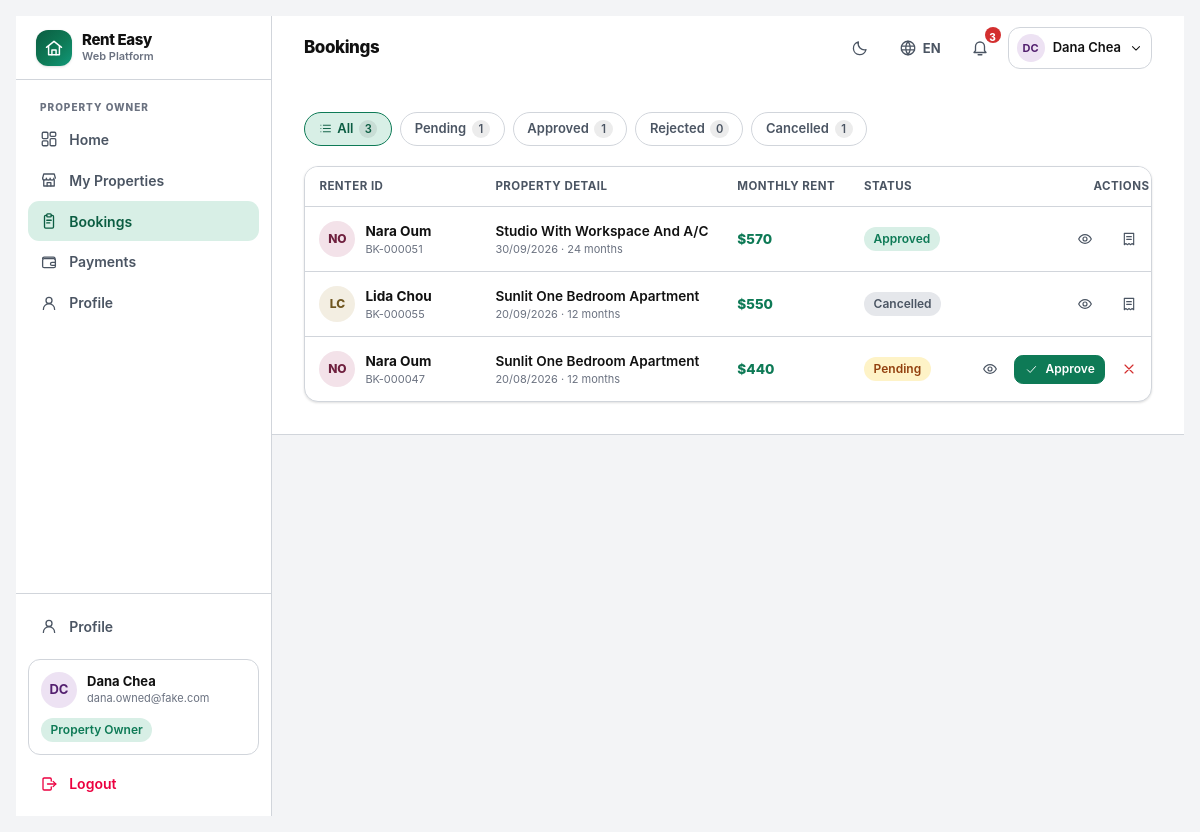
Page /owner/bookings/ (signed in) on the committed database.
### accounts/models.py (models this page shows, shortened)
class User(AbstractBaseUser, PermissionsMixin):
    email = models.EmailField(unique=True, max_length=254)
    username = models.CharField(max_length=30, unique=True, validators=[USERNAME_VALIDATOR])
    full_name = models.CharField(max_length=120, blank=True)
    role = models.CharField(max_length=16, choices=Role.choices, default=Role.RENTER, db_index=True)
    is_active = models.BooleanField(default=True)
    is_staff = models.BooleanField(default=False)
    date_joined = models.DateTimeField(default=timezone.now)
    last_login_at = models.DateTimeField(null=True, blank=True)
    objects = UserManager()
    USERNAME_FIELD = "email"
    REQUIRED_FIELDS = ["username"]
    class Meta:
        ordering = ["full_name", "email"]
        indexes = [models.Index(fields=["role", "is_active"])]
    @property
    def display_name(self) -> str:
        return self.full_name.strip() or self.username or self.email
    @property
    def is_renter(self) -> bool:
        return self.role == Role.RENTER
    @property
    def is_owner(self) -> bool:
        return self.role == Role.OWNER
    @property
    def avatar_hue(self) -> int:
        digest = sum(ord(c) for c in self.email)
        return (digest * 37) % 360

### bookings/models.py (models this page shows, shortened)
class Booking(models.Model):
    property = models.ForeignKey("listings.Property", on_delete=models.CASCADE, related_name="bookings")
    renter = models.ForeignKey(settings.AUTH_USER_MODEL, on_delete=models.CASCADE, related_name="renters_bookings")
    owner = models.ForeignKey(settings.AUTH_USER_MODEL, on_delete=models.CASCADE, related_name="owners_bookings")
    status = models.CharField(max_length=16, choices=BookingStatus.choices, default=BookingStatus.PENDING, db_index=True)
    monthly_rent = models.DecimalField(max_digits=10, decimal_places=2)
    move_in_date = models.DateField(null=True, blank=True)
    lease_months = models.PositiveSmallIntegerField(default=12)
    note = models.TextField(blank=True)
    payment = models.ForeignKey(
        "payments.Payment",
        on_delete=models.SET_NULL,
        null=True,
        blank=True,
        related_name="bookings",
    )
    created_at = models.DateTimeField(default=timezone.now)
    approved_at = models.DateTimeField(null=True, blank=True)
    rejected_at = models.DateTimeField(null=True, blank=True)
    cancelled_at = models.DateTimeField(null=True, blank=True)
    class Meta:
        ordering = ["-created_at"]
        indexes = [
            models.Index(fields=["renter", "-created_at"]),
            models.Index(fields=["owner", "-created_at"]),
            models.Index(fields=["status", "-created_at"]),
        ]
    @builtins.property
    def reference(self) -> str:
        return f"BK-{self.pk:06d}" if self.pk else "BK-—"
    @builtins.property
    def property_title(self) -> str:
        return self.property.title if self.property_id else "—"
    @builtins.property
    def is_paid(self) -> bool:
        return bool(self.payment_id)
    def can_transition_to(self, new_status: str) -> bool:
        return new_status in VALID_TRANSITIONS.get(self.status, ())
    def can_approve(self) -> bool:
        return self.can_transition_to(BookingStatus.APPROVED)

### listings/models.py (models this page shows, shortened)
class Property(models.Model):
    title = models.CharField(max_length=160)
    location = models.CharField(max_length=160, db_index=True)
    price_per_month = models.DecimalField(
        max_digits=10, decimal_places=2, validators=[MinValueValidator(0)], db_index=True
    )
    bedrooms = models.PositiveSmallIntegerField(default=1)
    bathrooms = models.PositiveSmallIntegerField(default=1)
    description = models.TextField(blank=True)
    owner = models.ForeignKey(settings.AUTH_USER_MODEL, on_delete=models.CASCADE, related_name="properties")
    created_at = models.DateTimeField(default=timezone.now)
    updated_at = models.DateTimeField(auto_now=True)
    objects = PropertyQuerySet.as_manager()
    class Meta:
        ordering = ["-created_at"]
        indexes = [
            models.Index(fields=["owner", "-created_at"]),
            models.Index(fields=["location", "price_per_month"]),
        ]

### bookings/views.py (the view)
# urls.py: path("owner/bookings/", views.owner_list, name="owner_list"),
@require_GET
@login_required
@role_guard("is_owner")
def owner_list(request):
    flt = BookingFilter(request)
    queryset = apply_status_filter(booking_owner_queryset(request.user), flt.status)
    bookings = list(queryset)
    counts = _status_counts(booking_owner_queryset(request.user))
    return render(
        request,
        "bookings/owner_list.html",
        {
            "bookings": bookings,
            "flt": flt,
            "counts": counts,
            "focus": flt.focus,
            "filter_keys": list(BOOKING_STATUS_FILTERS[1:]),
        },
    )

### bookings/helpers.py (called while the page is built)
def apply_status_filter(queryset, raw: str):
    value = (raw or "all").strip()
    if value in BOOKING_STATUS_FILTERS and value != "all":
        return queryset.filter(status=value)
    return queryset

def booking_owner_queryset(user):
    return (
        Booking.objects.filter(owner=user)
        .select_related("property", "renter", "owner", "payment")
        .order_by("-created_at")
    )

### bookings/views.py (called while the page is built)
def _status_counts(base_queryset) -> dict:
    rows = (
        base_queryset.values("status")
        .annotate(n=Count("id"))
    )
    counts = {row["status"]: row["n"] for row in rows}
    counts["all"] = sum(counts.values())
    return counts

### core/context_processors.py (called while the page is built)
def site(request):
    return {
        "SITE_NAME": "Rent Easy",
        "SUPPORTED_LANGUAGES": [
            {"code": code, "label": meta["label"], "native_label": meta["native_label"], "flag": meta["flag"]}
            for code, meta in i18n.LANGUAGES.items()
        ],
        "DEFAULT_LANGUAGE": i18n.DEFAULT_LANGUAGE,
        "DEBUG": settings.DEBUG,
    }

def i18n_context(request):
    language = getattr(request, "LANGUAGE_CODE_UI", i18n.DEFAULT_LANGUAGE)
    return {
        "LANG": language,
        "IS_KHMER": language == "km",
        "T": getattr(request, "translator", None) or i18n.Translator(language),
        "THEME": getattr(request, "theme", "light"),
        "IS_DARK": getattr(request, "theme", "light") == "dark",
    }

### core/i18n.py (called while the page is built)
    def __call__(self, key: str, /, **kwargs) -> str:
        pair = CATALOG.get(key)
        if pair is None:
            return key
        value = pair[1] if self.is_khmer else pair[0]
        if kwargs:
            try:
                return value.format(**kwargs)
            except (KeyError, IndexError, ValueError):
                return value
        return value

    def booking_status(self, raw: str) -> str:
        return {
            "Pending": self("status_pending"),
            "Approved": self("status_approved"),
            "Rejected": self("status_rejected"),
            "Cancelled": self("status_cancelled"),
        }.get(raw, raw)

    def role_label(self, role: str | None) -> str:
        if not role:
            return self("unknown")
        return self(ROLE_KEYS.get(role, "unknown"))

### core/templatetags/ui.py (called while the page is built)
@register.simple_tag(name="icon")
def icon_tag(name: str, size: int = 20, css_class: str = "", stroke_width=None) -> str:
    return mark_safe(icon_lib.render_icon(name, size=size, class_name=css_class, stroke_width=stroke_width))

### templates/bookings/owner_list.html (shortened to what this page needs)
{% extends "base.html" %}
{% load ui humanize %}
{% block page_title %}{% t 'bookings' %}{% endblock %}
{% block content %}
<div class="space-y-5">
  <div class="flex flex-wrap items-center gap-2">
    <a href="{% url 'bookings:owner_list' %}" class="chip {% if flt.status == 'all' %}is-active{% endif %}">
      {% icon "list" 13 %} {% t 'all' %} <span class="chip-count">{{ counts.all|default:0 }}</span>
    </a>
    {% for key in filter_keys %}
      <a href="?status={{ key|urlencode }}" class="chip {% if flt.status == key %}is-active{% endif %}">
        {% status_label key as pill %}
        {{ pill.label }} <span class="chip-count">{{ counts|get_item:key|default:0 }}</span>
      </a>
    {% endfor %}
  </div>
  {% if bookings %}
    <div class="table-wrap app-card overflow-hidden">
      <table class="data-table">
        <thead>
          <tr>
            <th class="text-start">{% t 'renter_id' %}</th>
            <th class="text-start">{% t 'property_detail' %}</th>
            <th class="text-start">{% t 'monthly_rent' %}</th>
            <th class="text-start">{% t 'status' %}</th>
            <th class="text-end w-px">{% t 'actions' %}</th>
          </tr>
        </thead>
        <tbody>
          {% for booking in bookings %}
            <tr {% if booking.pk == focus %}data-focus-id class="is-selected"{% endif %}>
              <td class="min-w-[11rem]">
                <div class="flex items-center gap-2.5">
                  <span class="grid h-9 w-9 shrink-0 place-items-center rounded-full text-[12px] font-extrabold"
                        style="background-color: hsl({{ booking.renter.avatar_hue }} 42% 92%); color: hsl({{ booking.renter.avatar_hue }} 55% 28%);">
                    {{ booking.renter.display_name|initials }}
                  </span>
                  <span class="min-w-0">
                    <a href="{% url 'bookings:owner_detail' booking.pk %}" class="block truncate font-bold hover:text-primary">{{ booking.renter.display_name }}</a>
                    <span class="block text-[11px] text-ink-3">{{ booking.reference }}</span>
                  </span>
                </div>
              </td>
              <td class="min-w-[11rem]">
                <span class="block truncate font-semibold">{{ booking.property_title }}</span>
                <span class="block truncate text-[11px] text-ink-3">{{ booking.created_at|short_date }} · {{ booking.lease_months }} {% t 'months' %}</span>
              </td>
              <td class="whitespace-nowrap font-extrabold text-primary">{{ booking.monthly_rent|usd }}</td>
              <td>{% booking_status booking as st %}<span class="pill {{ st.css }}">{{ st.label }}</span></td>
              <td class="w-px">
                <div class="flex items-center justify-end gap-1">
                  <a href="{% url 'bookings:owner_detail' booking.pk %}" class="btn btn-ghost btn-icon" title="{% t 'details' %}">{% icon "eye" 16 %}</a>
                  {% if booking.can_approve %}
                    <form method="post" action="{% url 'bookings:owner_approve' booking.pk %}" class="contents">
                      <button type="submit" class="btn btn-primary btn-xs">{% icon "check" 13 %} {% t 'approve' %}</button>
                    </form>
                    <form method="post" action="{% url 'bookings:owner_reject' booking.pk %}"
                          data-confirm
                          data-confirm-title="{% t 'confirm_reject_title' %}"
                          data-confirm-body="{{ booking.renter.display_name }} · {{ booking.property_title }}"
                          data-confirm-label="{% t 'reject' %}"
                          data-confirm-tone="danger"
                          data-next="{{ request.get_full_path }}">
                      <button type="submit" class="btn btn-ghost btn-icon text-danger" title="{% t 'reject' %}">{% icon "x" 16 %}</button>
                    </form>
                  {% endif %}
                  {% if booking.is_paid %}
                    <a href="{% url 'payments:owner_detail' booking.payment_id %}" class="btn btn-ghost btn-icon" title="{% t 'payment_details' %}">{% icon "receipt" 16 %}</a>
                  {% endif %}
                </div>
              </td>
            </tr>
          {% endfor %}
        </tbody>
      </table>
    </div>
  {% else %}
    {% url 'bookings:owner_list' as reset_url %}
  {% endif %}
</div>
{% endblock %}

### templates/base.html (shortened to what this page needs)
{% load static ui i18n %}<!doctype html>
<html lang="{{ LANG }}" class="{% if IS_DARK %}dark{% endif %}">
<head>
<link rel="stylesheet" href="{% static 'css/app.css' %}">
</head>
<body class="min-h-screen bg-canvas text-ink font-sans antialiased">
<div class="flex min-h-screen">
  {% if user.is_authenticated %}
  <aside class="hidden lg:flex lg:w-64 xl:w-72 shrink-0 flex-col border-r border-hairline bg-surface">
    <div class="flex h-16 items-center gap-2.5 border-b border-hairline px-5">
      <span class="grid h-9 w-9 place-items-center rounded-xl hero-gradient text-white shadow-sm">{% icon "logo" 20 %}</span>
      <span class="flex flex-col leading-tight">
        <span class="text-[15px] font-extrabold tracking-tight">{{ SITE_NAME }}</span>
        <span class="text-[11px] font-semibold text-ink-3">{% t 'platform_tag' %}</span>
      </span>
    </div>
    {% include "partials/_nav_sidebar.html" %}
  </aside>
  {% endif %}
  <div class="flex min-w-0 flex-1 flex-col">
    {% if user.is_authenticated %}
<header class="sticky top-0 z-40 border-b border-hairline bg-surface/95 backdrop-blur">
  <div class="flex h-16 items-center gap-3 px-4 sm:px-6 lg:px-8">
    <div class="min-w-0">
      <h1 class="truncate text-[17px] font-extrabold tracking-tight">{% block page_title %}{% t 'home' %}{% endblock %}</h1>
    </div>
    <div class="ms-auto flex items-center gap-1.5 sm:gap-2">
      {% include "partials/_preferences_inline.html" %}
      {% include "partials/_notifications.html" %}
      <div class="relative" data-dropdown>
        <button type="button" data-dropdown-toggle
                class="flex items-center gap-2 rounded-xl border border-hairline px-2 py-1.5 hover:border-primary transition-colors"
                aria-haspopup="true" aria-expanded="false">
          <span class="grid h-7 w-7 place-items-center rounded-full text-[11px] font-bold"
                style="background-color: hsl({{ user.avatar_hue }} 42% 92%); color: hsl({{ user.avatar_hue }} 55% 28%);">
            {{ user.display_name|initials }}
          </span>
          <span class="hidden text-[13px] font-semibold sm:block">{{ user.display_name }}</span>
          {% icon "chevron-down" 14 %}
        </button>
            <span class="pill pill-approved mt-2">{% role_label user.role as rl %}{{ rl.label }}</span>
      </div>
    </div>
  </div>
    {% endif %}
    <main id="main" class="flex-1">
      {% block content_wrapper %}
        <div class="mx-auto w-full max-w-7xl px-4 py-6 sm:px-6 lg:px-8 lg:py-8">
          {% block content %}{% endblock %}
        </div>
      {% endblock %}
    </main>
  </div>
</div>
</body>
</html>

### templates/partials/_nav_sidebar.html (shortened to what this page needs)
{% load ui %}
<nav class="flex-1 overflow-y-auto px-3 py-4">
  {% if user.is_renter %}
    {% include "partials/_nav_group_renter.html" %}
  {% elif user.is_owner %}
    {% include "partials/_nav_group_owner.html" %}
  {% elif user.is_superadmin_role %}
    {% include "partials/_nav_group_console.html" %}
  {% endif %}
</nav>
<div class="border-t border-hairline p-3">
  <a href="{% url 'profile' %}" class="nav-item {% nav_active 'profile' 'role_select' %}">
    {% icon "user" 18 %}
    <span class="flex-1 truncate">{% t 'profile' %}</span>
  </a>
  <div class="mt-3 rounded-xl border border-hairline bg-surface-2 p-3">
    <div class="flex items-center gap-2.5">
      <span class="grid h-9 w-9 shrink-0 place-items-center rounded-full text-[13px] font-bold"
            style="background-color: hsl({{ user.avatar_hue }} 42% 92%); color: hsl({{ user.avatar_hue }} 55% 28%);">
        {{ user.display_name|initials }}
      </span>
      <span class="min-w-0 flex-1">
        <span class="block truncate text-[13px] font-bold leading-tight">{{ user.display_name }}</span>
        <span class="block truncate text-[11px] text-ink-3">{{ user.email }}</span>
      </span>
    </div>
    <span class="pill pill-approved mt-2.5">{% role_label user.role as rl %}{{ rl.label }}</span>
  </div>
  <form method="post" action="{% url 'logout' %}" class="mt-2">
    <button type="submit" class="nav-item w-full text-rose-600 hover:bg-rose-50 hover:text-rose-700 dark:text-rose-400 dark:hover:bg-rose-950/40">
      {% icon "logout" 18 %}
      <span>{% t 'logout' %}</span>
    </button>
  </form>
</div>

### static/css/app.css (style rules this page uses)
:root { --canvas:#f3f4f6;--surface:#fff;--surface-2:#fff;--ink:#111;--ink-2:#4b5563;--ink-3:#6b7280;--hairline:#d1d5db;color-scheme:light }

### rows in the picture
User: display_name|initials "DC", display_name "Dana Chea", email "dana.owned@fake.com"
Booking: renter.display_name|initials "NO", renter.display_name "Nara Oum", reference "BK-000051", property_title "Studio With Workspace And A/C", created_at|short_date "30/09/2026", lease_months "24", t "months", monthly_rent "$570", label "Approved"
Booking: renter.display_name|initials "LC", renter.display_name "Lida Chou", reference "BK-000055", property_title "Sunlit One Bedroom Apartment", created_at|short_date "20/09/2026", lease_months "12", t "months", monthly_rent "$550", label "Cancelled"
Booking: renter.display_name|initials "NO", renter.display_name "Nara Oum", reference "BK-000047", property_title "Sunlit One Bedroom Apartment", created_at|short_date "20/08/2026", lease_months "12", t "months", monthly_rent "$440", label "Pending", t "Approve"

### other values in the picture
{{ SITE_NAME }} "Rent Easy"
{{ rl.label }} "Property Owner"
{{ LANG|upper }} "EN"
{{ unread_count }} "3"
{{ counts.all|default:0 }} "3"
{{ pill.label }} "Pending" "Approved" "Rejected" "Cancelled"
{{ counts|get_item:key|default:0 }} "1" "1" "0" "1"
